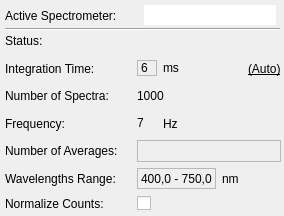
<?xml version="1.0" encoding="UTF-8"?>
<ui version="4.0">
 <class>PanelItem_Pol</class>
 <widget class="QWidget" name="PanelItem_Pol">
  <property name="geometry">
   <rect>
    <x>0</x>
    <y>0</y>
    <width>284</width>
    <height>216</height>
   </rect>
  </property>
  <property name="sizePolicy">
   <sizepolicy hsizetype="Fixed" vsizetype="Preferred">
    <horstretch>0</horstretch>
    <verstretch>0</verstretch>
   </sizepolicy>
  </property>
  <property name="minimumSize">
   <size>
    <width>0</width>
    <height>0</height>
   </size>
  </property>
  <property name="windowTitle">
   <string>Form</string>
  </property>
  <widget class="QWidget" name="horizontalLayoutWidget">
   <property name="geometry">
    <rect>
     <x>0</x>
     <y>0</y>
     <width>281</width>
     <height>31</height>
    </rect>
   </property>
   <layout class="QHBoxLayout" name="horizontalLayout">
    <item>
     <spacer name="horizontalSpacer">
      <property name="orientation">
       <enum>Qt::Horizontal</enum>
      </property>
      <property name="sizeType">
       <enum>QSizePolicy::Fixed</enum>
      </property>
      <property name="sizeHint" stdset="0">
       <size>
        <width>5</width>
        <height>20</height>
       </size>
      </property>
     </spacer>
    </item>
    <item>
     <widget class="QLabel" name="label_ActiveSpec_Pol">
      <property name="toolTip">
       <string>Which spectrometer is active?</string>
      </property>
      <property name="text">
       <string>Active Spectrometer:</string>
      </property>
      <property name="alignment">
       <set>Qt::AlignLeading|Qt::AlignLeft|Qt::AlignVCenter</set>
      </property>
     </widget>
    </item>
    <item>
     <widget class="QLineEdit" name="lineEdit_name">
      <property name="sizePolicy">
       <sizepolicy hsizetype="Preferred" vsizetype="Fixed">
        <horstretch>0</horstretch>
        <verstretch>0</verstretch>
       </sizepolicy>
      </property>
      <property name="font">
       <font>
        <weight>75</weight>
        <bold>true</bold>
       </font>
      </property>
      <property name="toolTip">
       <string>Change spectrometer Name</string>
      </property>
      <property name="text">
       <string/>
      </property>
      <property name="maxLength">
       <number>24</number>
      </property>
      <property name="frame">
       <bool>false</bool>
      </property>
      <property name="alignment">
       <set>Qt::AlignLeading|Qt::AlignLeft|Qt::AlignVCenter</set>
      </property>
     </widget>
    </item>
    <item>
     <spacer name="horizontalSpacer_2">
      <property name="orientation">
       <enum>Qt::Horizontal</enum>
      </property>
      <property name="sizeType">
       <enum>QSizePolicy::Fixed</enum>
      </property>
      <property name="sizeHint" stdset="0">
       <size>
        <width>5</width>
        <height>20</height>
       </size>
      </property>
     </spacer>
    </item>
   </layout>
  </widget>
  <widget class="QWidget" name="gridLayoutWidget">
   <property name="geometry">
    <rect>
     <x>0</x>
     <y>30</y>
     <width>281</width>
     <height>183</height>
    </rect>
   </property>
   <layout class="QGridLayout" name="gridLayout">
    <property name="sizeConstraint">
     <enum>QLayout::SetDefaultConstraint</enum>
    </property>
    <item row="1" column="2">
     <layout class="QHBoxLayout" name="horizontalLayout_7">
      <item>
       <widget class="ClickableLabel" name="label_integrationTime">
        <property name="sizePolicy">
         <sizepolicy hsizetype="Minimum" vsizetype="Fixed">
          <horstretch>0</horstretch>
          <verstretch>0</verstretch>
         </sizepolicy>
        </property>
        <property name="minimumSize">
         <size>
          <width>20</width>
          <height>0</height>
         </size>
        </property>
        <property name="maximumSize">
         <size>
          <width>50</width>
          <height>16777215</height>
         </size>
        </property>
        <property name="font">
         <font>
          <underline>false</underline>
         </font>
        </property>
        <property name="cursor">
         <cursorShape>PointingHandCursor</cursorShape>
        </property>
        <property name="toolTip">
         <string>Change Integration Time</string>
        </property>
        <property name="frameShape">
         <enum>QFrame::StyledPanel</enum>
        </property>
        <property name="text">
         <string>6</string>
        </property>
        <property name="alignment">
         <set>Qt::AlignLeading|Qt::AlignLeft|Qt::AlignVCenter</set>
        </property>
       </widget>
      </item>
      <item>
       <widget class="QLabel" name="label_timeBase">
        <property name="sizePolicy">
         <sizepolicy hsizetype="Fixed" vsizetype="Fixed">
          <horstretch>0</horstretch>
          <verstretch>0</verstretch>
         </sizepolicy>
        </property>
        <property name="minimumSize">
         <size>
          <width>20</width>
          <height>0</height>
         </size>
        </property>
        <property name="maximumSize">
         <size>
          <width>20</width>
          <height>16777215</height>
         </size>
        </property>
        <property name="sizeIncrement">
         <size>
          <width>20</width>
          <height>0</height>
         </size>
        </property>
        <property name="text">
         <string>ms</string>
        </property>
        <property name="alignment">
         <set>Qt::AlignLeading|Qt::AlignLeft|Qt::AlignVCenter</set>
        </property>
       </widget>
      </item>
      <item>
       <spacer name="horizontalSpacer_6">
        <property name="orientation">
         <enum>Qt::Horizontal</enum>
        </property>
        <property name="sizeType">
         <enum>QSizePolicy::Expanding</enum>
        </property>
        <property name="sizeHint" stdset="0">
         <size>
          <width>20</width>
          <height>18</height>
         </size>
        </property>
       </spacer>
      </item>
      <item>
       <widget class="ClickableLabel" name="label_autoAdjust">
        <property name="font">
         <font>
          <underline>true</underline>
         </font>
        </property>
        <property name="cursor">
         <cursorShape>PointingHandCursor</cursorShape>
        </property>
        <property name="toolTip">
         <string>Auto Adjust Integration Time</string>
        </property>
        <property name="text">
         <string>(Auto)</string>
        </property>
        <property name="alignment">
         <set>Qt::AlignLeading|Qt::AlignLeft|Qt::AlignVCenter</set>
        </property>
       </widget>
      </item>
     </layout>
    </item>
    <item row="1" column="0">
     <layout class="QHBoxLayout" name="horizontalLayout_5">
      <item>
       <spacer name="horizontalSpacer_5">
        <property name="orientation">
         <enum>Qt::Horizontal</enum>
        </property>
        <property name="sizeType">
         <enum>QSizePolicy::Fixed</enum>
        </property>
        <property name="sizeHint" stdset="0">
         <size>
          <width>5</width>
          <height>18</height>
         </size>
        </property>
       </spacer>
      </item>
      <item>
       <widget class="QLabel" name="label">
        <property name="font">
         <font>
          <weight>50</weight>
          <bold>false</bold>
         </font>
        </property>
        <property name="text">
         <string>Integration Time:</string>
        </property>
        <property name="alignment">
         <set>Qt::AlignLeading|Qt::AlignLeft|Qt::AlignVCenter</set>
        </property>
       </widget>
      </item>
     </layout>
    </item>
    <item row="6" column="0">
     <layout class="QHBoxLayout" name="horizontalLayout_13">
      <item>
       <spacer name="horizontalSpacer_9">
        <property name="orientation">
         <enum>Qt::Horizontal</enum>
        </property>
        <property name="sizeType">
         <enum>QSizePolicy::Fixed</enum>
        </property>
        <property name="sizeHint" stdset="0">
         <size>
          <width>5</width>
          <height>18</height>
         </size>
        </property>
       </spacer>
      </item>
      <item>
       <widget class="QLabel" name="label_setWrange">
        <property name="font">
         <font>
          <underline>false</underline>
         </font>
        </property>
        <property name="cursor">
         <cursorShape>PointingHandCursor</cursorShape>
        </property>
        <property name="text">
         <string>Wavelengths Range:</string>
        </property>
       </widget>
      </item>
     </layout>
    </item>
    <item row="5" column="2">
     <layout class="QHBoxLayout" name="horizontalLayout_12">
      <item>
       <widget class="ClickableLabel" name="label_numberOfAverages">
        <property name="font">
         <font>
          <underline>false</underline>
         </font>
        </property>
        <property name="cursor">
         <cursorShape>PointingHandCursor</cursorShape>
        </property>
        <property name="toolTip">
         <string>Change Number of Averages</string>
        </property>
        <property name="frameShape">
         <enum>QFrame::StyledPanel</enum>
        </property>
        <property name="text">
         <string/>
        </property>
        <property name="alignment">
         <set>Qt::AlignLeading|Qt::AlignLeft|Qt::AlignVCenter</set>
        </property>
       </widget>
      </item>
     </layout>
    </item>
    <item row="5" column="0">
     <layout class="QHBoxLayout" name="horizontalLayout_14">
      <item>
       <spacer name="horizontalSpacer_8">
        <property name="orientation">
         <enum>Qt::Horizontal</enum>
        </property>
        <property name="sizeType">
         <enum>QSizePolicy::Fixed</enum>
        </property>
        <property name="sizeHint" stdset="0">
         <size>
          <width>5</width>
          <height>18</height>
         </size>
        </property>
       </spacer>
      </item>
      <item>
       <widget class="QLabel" name="label_2">
        <property name="font">
         <font>
          <weight>50</weight>
          <bold>false</bold>
         </font>
        </property>
        <property name="text">
         <string>Number of Averages:    </string>
        </property>
        <property name="alignment">
         <set>Qt::AlignLeading|Qt::AlignLeft|Qt::AlignVCenter</set>
        </property>
       </widget>
      </item>
     </layout>
    </item>
    <item row="3" column="2">
     <layout class="QHBoxLayout" name="horizontalLayout_3">
      <item>
       <widget class="ClickableLabel" name="label_Nspectra">
        <property name="enabled">
         <bool>true</bool>
        </property>
        <property name="font">
         <font>
          <underline>false</underline>
         </font>
        </property>
        <property name="cursor">
         <cursorShape>PointingHandCursor</cursorShape>
        </property>
        <property name="toolTip">
         <string>Change Number of Spectra</string>
        </property>
        <property name="frameShape">
         <enum>QFrame::NoFrame</enum>
        </property>
        <property name="frameShadow">
         <enum>QFrame::Plain</enum>
        </property>
        <property name="text">
         <string>1000</string>
        </property>
       </widget>
      </item>
     </layout>
    </item>
    <item row="4" column="0">
     <layout class="QHBoxLayout" name="horizontalLayout_8">
      <item>
       <spacer name="horizontalSpacer_7">
        <property name="orientation">
         <enum>Qt::Horizontal</enum>
        </property>
        <property name="sizeType">
         <enum>QSizePolicy::Fixed</enum>
        </property>
        <property name="sizeHint" stdset="0">
         <size>
          <width>5</width>
          <height>18</height>
         </size>
        </property>
       </spacer>
      </item>
      <item>
       <widget class="QLabel" name="label_freq2">
        <property name="text">
         <string>Frequency:</string>
        </property>
       </widget>
      </item>
     </layout>
    </item>
    <item row="4" column="2">
     <layout class="QHBoxLayout" name="horizontalLayout_9">
      <item>
       <widget class="ClickableLabel" name="label_frequency">
        <property name="enabled">
         <bool>true</bool>
        </property>
        <property name="sizePolicy">
         <sizepolicy hsizetype="Minimum" vsizetype="Fixed">
          <horstretch>0</horstretch>
          <verstretch>0</verstretch>
         </sizepolicy>
        </property>
        <property name="minimumSize">
         <size>
          <width>20</width>
          <height>0</height>
         </size>
        </property>
        <property name="maximumSize">
         <size>
          <width>50</width>
          <height>16777215</height>
         </size>
        </property>
        <property name="font">
         <font>
          <underline>false</underline>
         </font>
        </property>
        <property name="cursor">
         <cursorShape>PointingHandCursor</cursorShape>
        </property>
        <property name="toolTip">
         <string>Change the Frequency to Measure</string>
        </property>
        <property name="frameShape">
         <enum>QFrame::NoFrame</enum>
        </property>
        <property name="text">
         <string>7</string>
        </property>
       </widget>
      </item>
      <item>
       <widget class="QLabel" name="label_freq3">
        <property name="text">
         <string>Hz</string>
        </property>
       </widget>
      </item>
      <item>
       <spacer name="horizontalSpacer_10">
        <property name="orientation">
         <enum>Qt::Horizontal</enum>
        </property>
        <property name="sizeHint" stdset="0">
         <size>
          <width>20</width>
          <height>18</height>
         </size>
        </property>
       </spacer>
      </item>
     </layout>
    </item>
    <item row="0" column="0">
     <layout class="QHBoxLayout" name="horizontalLayout_4">
      <item>
       <spacer name="horizontalSpacer_3">
        <property name="orientation">
         <enum>Qt::Horizontal</enum>
        </property>
        <property name="sizeType">
         <enum>QSizePolicy::Fixed</enum>
        </property>
        <property name="sizeHint" stdset="0">
         <size>
          <width>5</width>
          <height>18</height>
         </size>
        </property>
       </spacer>
      </item>
      <item>
       <widget class="QLabel" name="label_Status">
        <property name="text">
         <string>Status:</string>
        </property>
       </widget>
      </item>
     </layout>
    </item>
    <item row="6" column="2">
     <layout class="QHBoxLayout" name="horizontalLayout_11">
      <item>
       <widget class="ClickableLabel" name="label_setWranges">
        <property name="font">
         <font>
          <underline>false</underline>
         </font>
        </property>
        <property name="cursor">
         <cursorShape>PointingHandCursor</cursorShape>
        </property>
        <property name="toolTip">
         <string>Set the wavelength range</string>
        </property>
        <property name="frameShape">
         <enum>QFrame::StyledPanel</enum>
        </property>
        <property name="text">
         <string>400,0 - 750,0</string>
        </property>
       </widget>
      </item>
      <item>
       <widget class="QLabel" name="label_setWrange2">
        <property name="text">
         <string>nm</string>
        </property>
       </widget>
      </item>
      <item>
       <spacer name="horizontalSpacer_11">
        <property name="orientation">
         <enum>Qt::Horizontal</enum>
        </property>
        <property name="sizeHint" stdset="0">
         <size>
          <width>40</width>
          <height>20</height>
         </size>
        </property>
       </spacer>
      </item>
     </layout>
    </item>
    <item row="0" column="2">
     <layout class="QHBoxLayout" name="horizontalLayout_2">
      <item>
       <widget class="QLabel" name="label_saturatedPixels">
        <property name="font">
         <font>
          <weight>50</weight>
          <bold>false</bold>
         </font>
        </property>
        <property name="toolTip">
         <string>Spectrometer Status</string>
        </property>
        <property name="text">
         <string>&lt;saturated pixels&gt;</string>
        </property>
        <property name="alignment">
         <set>Qt::AlignLeading|Qt::AlignLeft|Qt::AlignVCenter</set>
        </property>
       </widget>
      </item>
     </layout>
    </item>
    <item row="3" column="0">
     <layout class="QHBoxLayout" name="horizontalLayout_6">
      <item>
       <spacer name="horizontalSpacer_4">
        <property name="orientation">
         <enum>Qt::Horizontal</enum>
        </property>
        <property name="sizeType">
         <enum>QSizePolicy::Fixed</enum>
        </property>
        <property name="sizeHint" stdset="0">
         <size>
          <width>5</width>
          <height>18</height>
         </size>
        </property>
       </spacer>
      </item>
      <item>
       <widget class="QLabel" name="label_Nspectra2">
        <property name="text">
         <string>Number of Spectra:</string>
        </property>
       </widget>
      </item>
     </layout>
    </item>
    <item row="8" column="2">
     <layout class="QHBoxLayout" name="horizontalLayout_10">
      <item>
       <widget class="QCheckBox" name="checkBox_normalize">
        <property name="toolTip">
         <string>Normalize the Counts</string>
        </property>
        <property name="autoFillBackground">
         <bool>false</bool>
        </property>
        <property name="text">
         <string/>
        </property>
       </widget>
      </item>
     </layout>
    </item>
    <item row="8" column="0">
     <layout class="QHBoxLayout" name="horizontalLayout_15">
      <item>
       <spacer name="horizontalSpacer_12">
        <property name="orientation">
         <enum>Qt::Horizontal</enum>
        </property>
        <property name="sizeType">
         <enum>QSizePolicy::Fixed</enum>
        </property>
        <property name="sizeHint" stdset="0">
         <size>
          <width>5</width>
          <height>18</height>
         </size>
        </property>
       </spacer>
      </item>
      <item>
       <widget class="QLabel" name="label_normalize">
        <property name="text">
         <string>Normalize Counts:</string>
        </property>
       </widget>
      </item>
     </layout>
    </item>
   </layout>
  </widget>
  <widget class="Line" name="line">
   <property name="geometry">
    <rect>
     <x>5</x>
     <y>28</y>
     <width>275</width>
     <height>2</height>
    </rect>
   </property>
   <property name="orientation">
    <enum>Qt::Horizontal</enum>
   </property>
  </widget>
 </widget>
 <customwidgets>
  <customwidget>
   <class>ClickableLabel</class>
   <extends>QLabel</extends>
   <header>clickablelabel.h</header>
  </customwidget>
 </customwidgets>
 <resources/>
 <connections/>
</ui>
